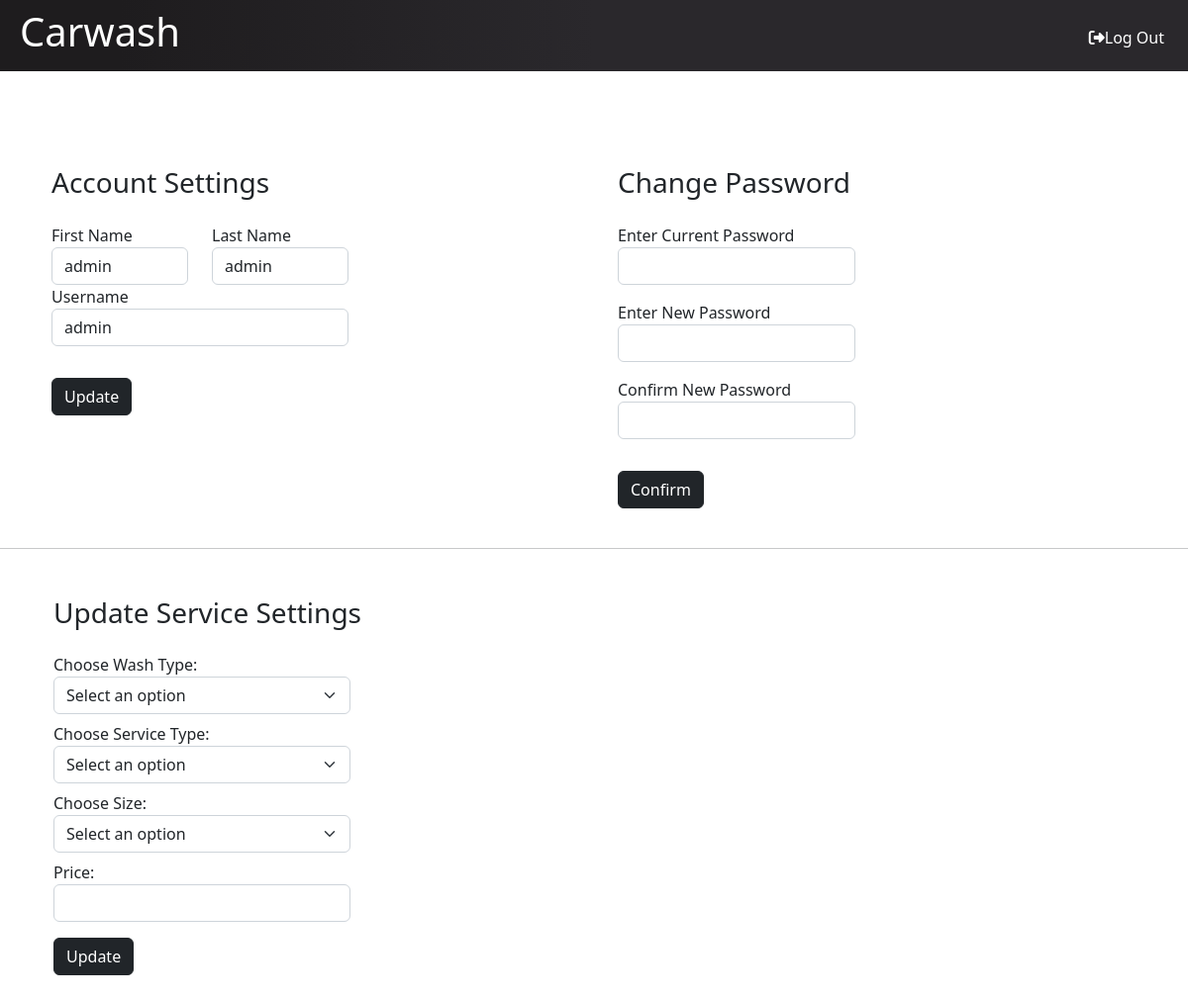
Page /admin/admin-settings.php (signed in) on the committed database.
### tables this page shows
CREATE TABLE `manager_tbl` (
  `mID` int(11) NOT NULL,
  `firstname` varchar(50) NOT NULL,
  `lastname` varchar(50) NOT NULL,
  `username` varchar(50) NOT NULL,
  `password` varchar(255) NOT NULL
);

### admin/admin-settings.php (the view, shortened to what this page needs)
<?php
    include "../include/connection.php";
    include "../include/header.php";
    $id=$_SESSION['id'];
    $select="SELECT * FROM manager_tbl WHERE mID='$id'";
    $result=mysqli_query($con, $select);
    $row=mysqli_fetch_assoc($result);
?>
<div class="ms-4 px-3 pt-4 d-flex">
    <div class="container d-inline my-4">
        <div class="mb-4">
        <h3>Account Settings</h3>
        </div>
        <form  method="post" style="width:25vw; min-width:30px;">
                <div class="row mb-3">
                    <div class="col">
                        <label for="firstname">First Name</label>
                        <input type="text" name="firstname" class="form-control" value="<?php echo $row['firstname'] ?>" required/>
                    </div>
                    <div class="col">
                        <label for="lastname">Last Name</label>
                        <input type="text" name="lastname" class="form-control" value="<?php echo $row['lastname'] ?>" required/>
                    </div>
                    <div class="mb-3">
                        <label for="username">Username</label>
                        <input type="text" name="username" class="form-control" value="<?php echo $row['username'] ?>" readonly/>
                    </div>
                </div>
                <div>
                <button type="submit" class="btn btn-dark" name="submit">Update</button>
                </div>
        </form>
    </div>
    <div class="container d-inline my-4">
        <div class="mb-4">
        <h3>Change Password</h3>
        </div>
        <form  method="post" style="width:20vw; min-width:100px;">
                <div class="row mb-3">
                    <div class="mb-3">
                        <label for="currentpass">Enter Current Password</label>
                        <input type="password" name="currentpass" class="form-control"  required/>
                    </div>
                    <div class="mb-3">
                        <label for="password">Enter New Password</label>
                        <input type="password" name="password" class="form-control"  required/>
                    </div>
                    <div class="mb-3">
                        <label for="conpass">Confirm New Password</label>
                        <input type="password" name="conpass" class="form-control" required/>
                    </div>
                </div>
                <div>
                <button type="submit" class="btn btn-dark" name="change">Confirm</button>
                </div>
        </form>
    </div>
</div>
<hr>
<div class="ms-4 px-3 pt-2 d-flex">
    <div class="container d-inline my-4">
            <div class="mb-4">
            <h3>Update Service Settings</h3>
            </div>
            <form method="post" style="width:25vw; min-width:300px;">
                <div class="mb-2">
                    <label for="wash">Choose Wash Type:</label>
                    <select name="wash" id="washid" class="form-select" aria-label="Default select example" required>
                        <?php
                            echo '<option value="" hidden>Select an option</option>';
                        ?>
                    </select>
                </div>
                <div class="mb-2">
                    <label for="service">Choose Service Type:</label>
                    <select name="service" id="serviceid" class="form-select" aria-label="Default select example" required>
                        <option value="" hidden>Select an option</option>
                    </select>
                </div>
                <div class="mb-2">
                    <label for="size">Choose Size:</label>
                    <select name="size" id="sizeid" class="form-select" aria-label="Default select example" required>
                        <option value="" hidden>Select an option</option>
                    </select>
                </div>
                <div class="col">
                    <label for="price">Price:</label>
                    <input type="number" name="price" id="price" class="form-control" value="" required/>
                </div>
                <button type="submit" class="btn btn-dark mt-3" name="updateprice">Update</button>
            </form>
        </div>
</div>
<?php include "../include/footer.php";?>

### rows in the picture
manager_tbl: firstname "admin", lastname "admin", username "admin"
